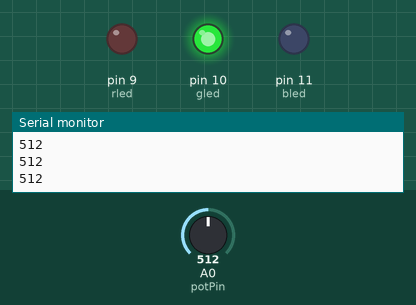
Simulated run of this sketch. Board: Arduino Uno, built with avr-gcc and run on an emulated ATmega328P. Parts: output pins drawn as LEDs (lit = HIGH), the last lines printed to the serial monitor. The test bench sets the inputs (shaded band); at power-on: A0 (potPin) = 512.

Above: at 1.2 s.
1.3 s: A0 (potPin) set to 592
2.8 s: A0 (potPin) set to 614
At 3.6 s:
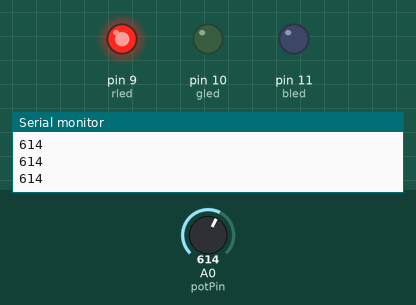
4.3 s: A0 (potPin) set to 290
At 4.8 s:
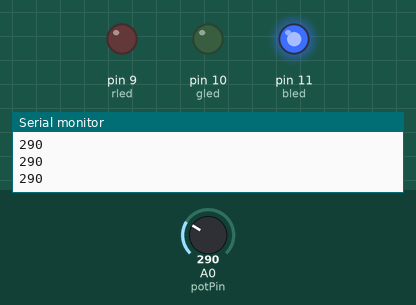
5.8 s: A0 (potPin) set to 316
At 7.0 s:
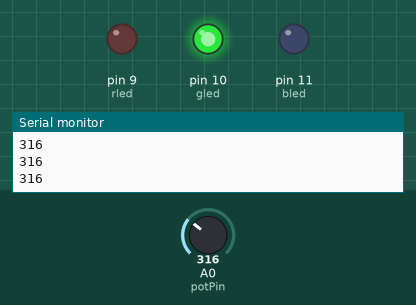
7.3 s: A0 (potPin) set to 122
At 8.5 s:
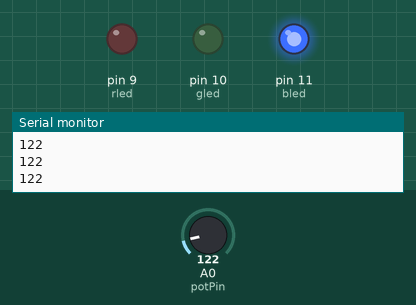
Timing chart, 0 to 9.8 s (numbered marks = the images above; inputs shaded):
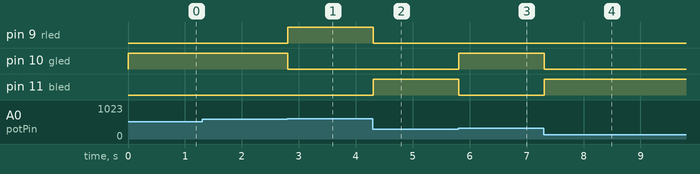

Measured:
- the behaviour switches between 600 and 601 on A0 (potPin) (found by bisection; images 0 and 1)
- the behaviour switches between 299 and 300 on A0 (potPin) (found by bisection; images 2 and 3)
- after the input at 2.8 s, pin 9 (rled): LOW → HIGH at once; pin 10 (gled): HIGH → LOW at once
- after the input at 4.3 s, pin 9 (rled): HIGH → LOW at once; pin 11 (bled): LOW → HIGH at once
- after the input at 5.8 s, pin 10 (gled): LOW → HIGH at once; pin 11 (bled): HIGH → LOW at once
- after the input at 7.3 s, pin 10 (gled): HIGH → LOW at once; pin 11 (bled): LOW → HIGH at once

The sketch:

rgb_led_statusgem.ino
```cpp
//RGB status prism code

int potPin = 0;
//create an integer variable, name it 'potPin', give it a value of 0 right now it is not assigned to any port, it's just a word with a value
int potValue = 0;

/*create an integer variable, name it ‘potValue' for ‘potentiometer value’,
*give it a value of 0. ‘0’ in this case represents the 0 voltage coming from A0 (analog port 0).
*Remember, however, that this is just a word with a value.*/

int rled = 9;
int gled = 10;
int bled = 11;
/*In this step you are creating a variable for each of the pins of the RGB LED (rled for the red LED)
 *and assigning them to the pins they will be connected to (pin #9).*/

void setup() {
Serial.begin(9600);

//This tells the arduino to begin transmitting serial data, take a look at the "TX" led while the program is running

pinMode(rled, OUTPUT);
pinMode(gled, OUTPUT);
pinMode(bled, OUTPUT);

/*this sets the variables you defined earlier in the code as outputs,and since those variables are
 *standins for the actual pins on the Arduino,this could be read as pinMode(9, output)*/
}

void loop() {
//loop everything between these brackets

potValue = analogRead(potPin);

/*analogRead(), gives us the voltage of an analog pin on the board in very high detail. analogRead() will return a value between 0-1023,
 *digitalRead() will return HIGH or LOW. analogRead(potPin); is the equivalent of writing analogRead(0) or do an analog read of pin A0
 *Because we want to store the information from the analogRead() we can make potPin equal to it. This allows us to reference it later.*/

  if (potValue < 300)
    {
      digitalWrite(bled, HIGH);
    }

  else
    {
      digitalWrite(bled, LOW);
    }

/*For this first if-else statement, we set the condition to be satisied when the potValue is between 0 and 299 (less than 300).
 *You can view the potValue data by opening the serial monitor or serial plotter. The else statement is used to turn the LED off
 *if potValue is higher than 299; it is important because the conditions set in the if statement would still be satisfied by a value
 *higher than 299, and we want the blue LED to turn off after 299 so it moves to the next primary light color.
 *The main goal is to have one and only one of the 3 colors in the LED on at all times*/

  if (potValue >= 300 && potValue <= 600)
    {
      digitalWrite(gled, HIGH);
    }

  else
    {
      digitalWrite(gled, LOW);
    }

/*This is similar to the first if-else statement, but take a look at the conditions laid out in the if statement.
 *Instead of the greater than operator (>), we are using the greater than or equal to operator (>=) to include values from 300 up.
 *After that, there is what is called a boolean operator (&&), in this case AND. This means that both conditions must be met to satisfy
 *this if statment (think this AND that). What this entire conditional statement does is set an interval that satisfies the if statement.
 *The reason for the additional AND operator is that if just left with the first condition,
 *values higher than 300 would still make that condition true and that would mean more than one LED would be on at the same time.*/

  if (potValue > 600)
    {
      digitalWrite(rled, HIGH);
    }

  else
    {
      digitalWrite(rled, LOW);
    }

/*This if-else statement is very similar to the first, in that its limited by the maximum output value of the potValue, which is 1023.
 *This maximum exists because potValue is pulled via the analogRead() function, and will only ever output values between 0 and 1023.
 *This is also why we did not have to define the minimum of the first if-else statement, because we did not have another funtion that would
 *be satisfied by the values in between 0 and 299 */

Serial.println (potValue);
delay(20);

/*Serial.println (that's an L for line not an I for igloo) Using Serial.println at the end of a loop is a programming trick to help you
 *see when a loop is done.This can also be helpful for troubleshooting or general feedback data.
 *Open the "serial plotter" in the tools menu and take note of the changes that happen when you turn the potentiometer.
 *Delay is also a programming trick that helps us avoid memory and speed problems with the arduino itself,
 *once the arduino reaches this point in the code, it stops and waits the time specified in miliseconds.
 *Change the delay to a higher number, and watch what happens to the "TX" led.*/

}
```
